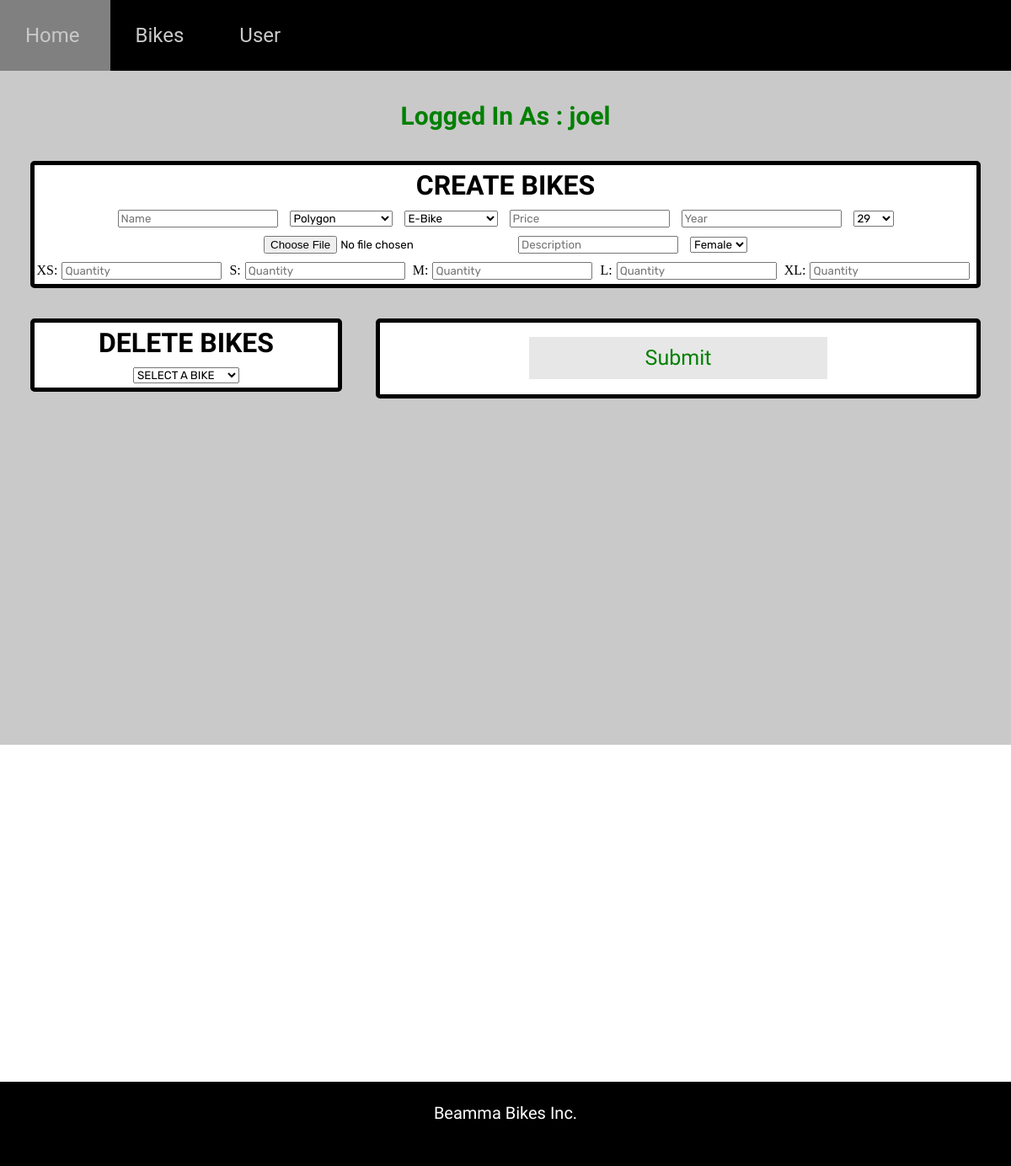
/admin (signed in), run on the app's committed database.
### tables this page shows
CREATE TABLE users (id INTEGER PRIMARY KEY, name STRING NOT NULL UNIQUE, password STRING NOT NULL, email STRING NOT NULL UNIQUE, phone INTEGER, admin INTEGER DEFAULT (0) NOT NULL);

CREATE TABLE sizes (id INTEGER PRIMARY KEY UNIQUE NOT NULL, size STRING NOT NULL UNIQUE);

### main.py (the view)
@app.route("/admin", methods=["GET", "POST"])
def admin():
    if session.get('logstatus', None) == "false":
        return redirect(url_for("bikes"))
    else:
        user_id = session.get('logstatus', None)
        conn = sqlite3.connect('Beamma-Bikes.db')
        c = conn.cursor()
        c.execute("SELECT name, admin FROM users WHERE id=?", (user_id,))
        user_admin = c.fetchall()
        conn.commit()
        conn.close()
        user_admin  = user_admin [0]
        user_name = user_admin[0]
        user_admin  = user_admin[1]
        if user_admin == 1:
            conn = sqlite3.connect('Beamma-Bikes.db')
            c = conn.cursor()
            c.execute("SELECT id, name FROM brand")
            brands = c.fetchall()
            c.execute("SELECT id, name FROM type")
            types = c.fetchall()
            c.execute("SELECT id, size FROM wheel_sizes")
            wheels = c.fetchall()
            c.execute("SELECT id, gender FROM genders")
            genders = c.fetchall()
            c.execute("SELECT id, size FROM sizes")
            sizes = c.fetchall()
            c.execute("SELECT id, name FROM bikes")
            bikes = c.fetchall()
            conn.commit()
            conn.close()
            if request.method == "POST":
                delete = request.form.get("delete")
                if delete != "default":
                    conn = sqlite3.connect('Beamma-Bikes.db')
                    c = conn.cursor()
                    c.execute("DELETE FROM bikes WHERE id = ?",(delete,))
                    conn.commit()
                    conn.close()
                else:
                    name = request.form.get("name")
                    brand = int(request.form.get("brand"))
                    type = int(request.form.get("type"))
                    price = int(request.form.get("price"))
                    year = int(request.form.get("year"))
                    wheel = request.form.get("wheels")
                    description = request.form.get("description")
                    gender = request.form.get("genders")
                    desc = request.form.get("description")
                    img_file = request.files["image"]
                    img_file.save(os.path.join("static/", img_file.filename))
                    img_location = "static/" + img_file.filename
                    conn = sqlite3.connect('Beamma-Bikes.db')
                    c = conn.cursor()
                    SQL = "INSERT INTO bikes(name,type,price,brand,year,wheel_size,image,description,gender) VALUES(?,?,?,?,?,?,?,?,?)"
                    c.execute(SQL,[name, type, price, brand, year, wheel, img_location, description, gender])
                    conn.commit()
                    c.execute("SELECT id FROM bikes WHERE name = ?", (name,))
                    bike_id = c.fetchall()
                    bike_id = bike_id[0]
                    size_id = []
                    for i in range(len(sizes)):
                        SQL = "INSERT INTO bikes_sizes(bid,sid,quantity) VALUES(?,?,?)"
                        c.execute(SQL,[bike_id[0], i+1, request.form.get(str(i+1))])
                        conn.commit()
                    conn.close()
                return render_template("admin.html", name = user_name, logstatus = session.get('logstatus', None), adminstatus = session.get('adminstatus', None), brands = brands, types = types, wheels = wheels, genders = genders, sizes = sizes, bikes = bikes)
            else:
                return render_template("admin.html", name = user_name, logstatus = session.get('logstatus', None), adminstatus = session.get('adminstatus', None), brands = brands, types = types, wheels = wheels, genders = genders, sizes = sizes, bikes = bikes)
        else:
            return redirect(url_for("home"))

### templates/admin.html (shortened to what this page needs)
{% extends 'layout.html' %}
{% block content %}
<div class = "admin">
  <h2> Logged In As : {{ name }}</h2>
  <form method="POST" enctype=multipart/form-data>
    <div class = "create">
      <h1> CREATE BIKES </h1>
      <input type = "text" name = "name" placeholder="Name"></input>
      <select name="brand">
        {% for brand in brands %}
          <option name = "brands" value = "{{ brand[0] }}">{{ brand[1] }}</option>
        {% endfor %}
      </select>
      <select name = "type">
        {% for type in types %}
          <option name = "types" value = "{{ type[0] }}">{{ type[1] }}</option>
        {% endfor %}
      </select>
      <input type = "number" name = "price" placeholder="Price"></input>
      <input type = "number" name = "year" placeholder="Year"></input>
      <select name = "wheels">
        {% for wheel in wheels %}
          <option name = "wheel" value = "{{ wheel[0] }}">{{ wheel[1] }}</option>
        {% endfor %}
      </select>
      <input type = "file" name = "image"></input>
      <input type = "text" name = "description" placeholder="Description"></input>
      <select name = "genders">
        {% for gender in genders %}
          <option name = "gender" value = "{{ gender[0] }}">{{ gender[1] }}</option>
        {% endfor %}
      </select>
      <div class="create_size">
        {% for size in sizes %}
          {{ size[1] }}:<input type="number" name="{{ size[0] }}" placeholder="Quantity"></input>
        {% endfor %}
      </div>
    </div>
    <div class = "delete">
      <h1> DELETE BIKES </h1>
      <select name = "delete">
        <option name = "default" value = "default">SELECT A BIKE</option>
      </select>
    </div>
    <div class = "submit">
      <input type = "submit" class = "submit_form"></input>
    </div>
  </form>
</div>
{% endblock %}

### static/css/style.css (style rules this page uses)
html, body { margin: 0; padding: 0; height: 100%; width: 100%; scroll-behavior: smooth; }
.admin { background-color: rgb(201, 201, 201); height: 100vh; }
.admin input, select { font-family: 'Rubik', sans-serif; margin: 5px; }
.admin h1 { font-family: 'Teko', sans-serif; margin: 5px; }
.admin h2 { margin: 0px; color: green; font-family: 'Teko', sans-serif; text-align: center; font-size: 30px; padding-top: 3%; }
.admin .create { margin: 3%; border: 5px solid black; border-radius: 5px; text-align: center; background-color: white; }
.admin .delete { margin: 3%; margin-top: 0px; border: 5px solid black; border-radius: 5px; width: 30%; text-align: center; background-color: white; float: left; }
.admin .submit { margin: 3%; margin-top: 0px; margin-left: 0px; border: 5px solid black; border-radius: 5px; width: 59%; text-align: center; background-color: white; float: right; height: 85px; }
.admin .submit_form { margin: 17px; width: 50%; height: 50px; color: green; font-size: 25px; font-family: teko; border: none; background: rgb(231, 231, 231); }

### data on the page
users: name "joel"
sizes: size "XS"
sizes: size "S"
sizes: size "M"
sizes: size "L"
sizes: size "XL"

### other printed values
form field brand "Polygon"
form field type "E-Bike"
form field wheels "29"
form field genders "Female"
